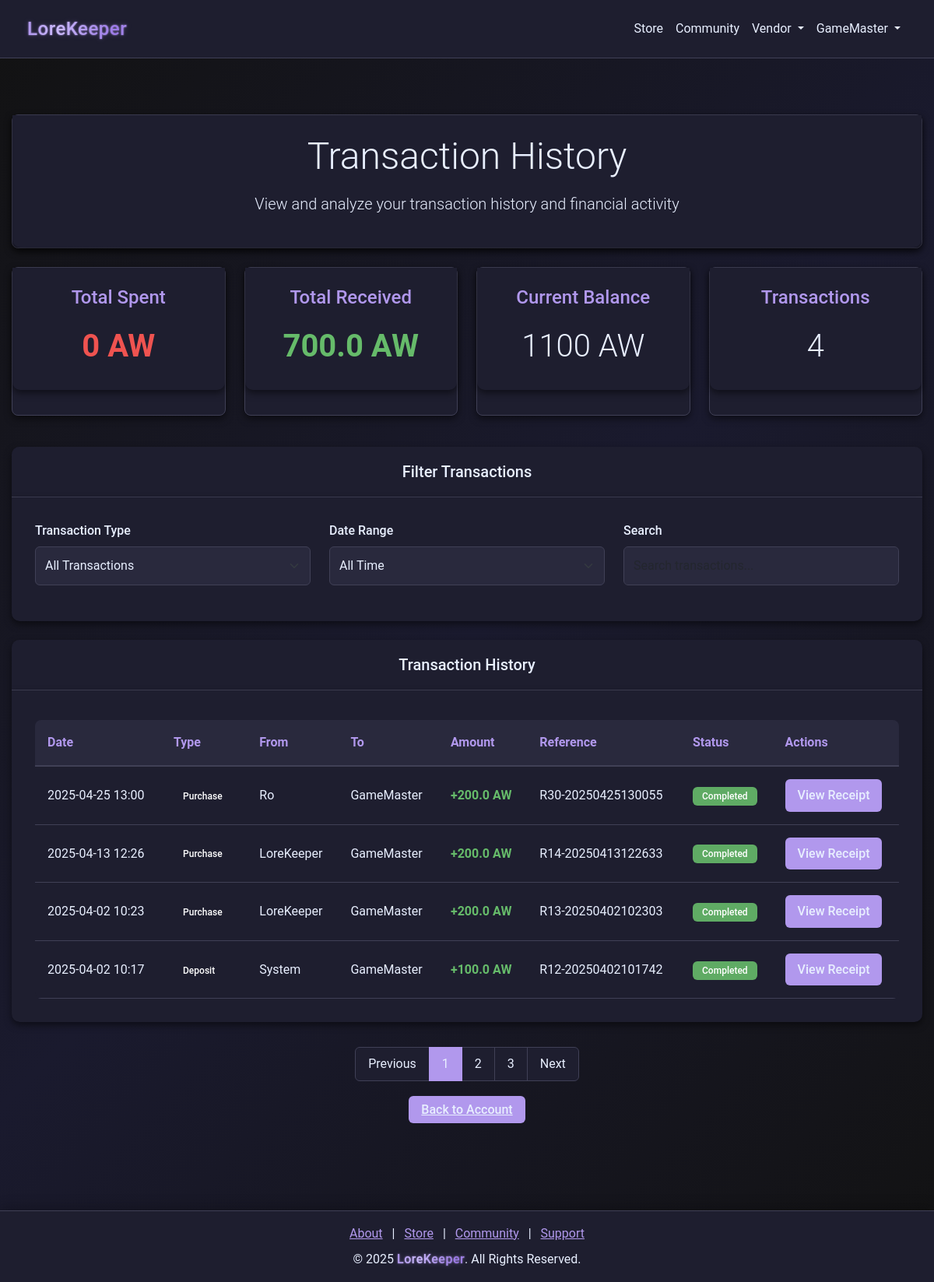
Page /account/transactions (signed in) on the committed database.
### models.py (models this page shows)
class User(db.Model):
    __tablename__ = "users"
    id = db.Column(db.Integer, primary_key=True)
    username = db.Column(db.String(64), nullable=False, index=True)
    email = db.Column(db.String(128), unique=True, nullable=False, index=True)
    password = db.Column(db.String(128), nullable=False)
    bio = db.Column(db.String(256), default="")
    privilege_id = db.Column(db.Integer, db.ForeignKey("privileges.id"), default=1)
    created_at = db.Column(db.DateTime, default=datetime.utcnow)
    status = db.Column(db.String(64), default="Active", index=True)
    balance = db.Column(db.Integer, default=0)
    pending_balance = db.Column(db.Integer, default=0)
    purchases = db.relationship(
        "Purchase", back_populates="user", lazy=True, cascade="all, delete-orphan"
    )
    subscription = db.relationship(
        "Subscription", back_populates="user", lazy=True, cascade="all, delete-orphan"
    )
    received_transactions = db.relationship(
        "Receipt", foreign_keys="Receipt.receiver_id", back_populates="receiver"
    )
    tickets = db.relationship("SupportTicket", back_populates="user")
    responses = db.relationship("SupportTicketResponse", back_populates="responder")
    balance_logs = db.relationship("TransactionLog", back_populates="user")
    game_states = db.relationship("GameState", back_populates="user")
    grindstone_items = db.relationship("GrindStoneItem", back_populates="user")
    community_posts = db.relationship("CommunityPost", back_populates="creator")
    community_replies = db.relationship("CommunityReply", back_populates="creator")

class SystemTransaction(db.Model):
    __tablename__ = "system_transactions"
    id = db.Column(db.Integer, primary_key=True)
    transaction_type = db.Column(db.String(64), nullable=False, index=True)
    sender_id = db.Column(db.Integer, db.ForeignKey("users.id"), nullable=False)
    receiver_id = db.Column(db.Integer, db.ForeignKey("users.id"), nullable=False)
    amount = db.Column(db.Float, nullable=False)
    status = db.Column(db.String(64), default="Pending", index=True)
    created_at = db.Column(db.DateTime, default=datetime.utcnow)
    completed_at = db.Column(db.DateTime, nullable=True)
    reference_code = db.Column(db.String(128), unique=True)
    notes = db.Column(db.Text, nullable=True)

### app.py (the view)
@app.route("/account/transactions", methods=["GET"])
@login_required
def transaction_history():
    if not session.get("user_id"):
        return redirect(url_for("login"))
    user = User.query.get(session.get("user_id"))
    if not user:
        session.clear()
        return redirect(url_for("login"))
    transactions = (
        SystemTransaction.query.filter(
            (SystemTransaction.sender_id == user.id)
            | (SystemTransaction.receiver_id == user.id)
        )
        .order_by(SystemTransaction.created_at.desc())
        .all()
    )
    total_spent = 0
    total_received = 0
    for transaction in transactions:
        if transaction.sender_id > 0:
            sender = User.query.get(transaction.sender_id)
            transaction.sender_name = sender.username if sender else "Unknown"
        else:
            transaction.sender_name = (
                "System" if transaction.sender_id == SYSTEM_ID else "Payment Provider"
            )
        receiver = User.query.get(transaction.receiver_id)
        transaction.receiver_name = receiver.username if receiver else "Unknown"
        if transaction.sender_id == user.id:
            total_spent += transaction.amount
        if transaction.receiver_id == user.id:
            total_received += transaction.amount
        if not transaction.notes:
            if transaction.transaction_type == "DEPOSIT":
                transaction.notes = (
                    f"Deposit of {transaction.amount} AW from payment provider"
                )
            elif transaction.transaction_type == "PURCHASE":
                transaction.notes = f"Purchase transaction of {transaction.amount} AW"
            elif transaction.transaction_type == "TRANSFER":
                if transaction.sender_id == user.id:
                    transaction.notes = f"Transfer of {transaction.amount} AW to {transaction.receiver_name}"
                else:
                    transaction.notes = f"Transfer of {transaction.amount} AW from {transaction.sender_name}"
            elif transaction.transaction_type == "REFUND":
                transaction.notes = f"Refund of {transaction.amount} AW"
            else:
                transaction.notes = f"{transaction.transaction_type} transaction of {transaction.amount} AW"
    return render_template(
        "account_receipt_history.html",
        user=user,
        transactions=transactions,
        total_spent=total_spent,
        total_received=total_received,
        transaction_count=len(transactions),
    )

### app.py (called while the page is built)
@app.after_request
def add_header(response):
    response.headers["Cache-Control"] = "no-store"
    return response

@app.before_request
def before_request():
    try:
        if session.get("user_id"):
            session.permanent = True
        else:
            getCookie()
    except Exception:
        session.clear()

### wrappers.py (called while the page is built)
def login_required(f):
    @wraps(f)
    def decorated_function(*args, **kwargs):
        if not session.get("user_id"):
            flash("You must be logged in to access this page", "warning")
            return redirect(url_for("login"))
        return f(*args, **kwargs)
    return decorated_function

### templates/account_receipt_history.html (shortened to what this page needs)
{% extends "nav_footer_template.html" %}
{% block content %}
<div class="container mt-5 mb-5">
    <div class="admin-card mb-4">
        <div class="card-body text-center">
            <h1 class="display-5 mb-3">Transaction History</h1>
            <p class="lead">View and analyze your transaction history and financial activity</p>
        </div>
    </div>
    <div class="row mb-4">
        <div class="col-md-3 mb-3">
            <div class="admin-card h-100">
                <div class="card-body text-center">
                    <h5 class="card-title">Total Spent</h5>
                    <h2 class="display-6 amount-negative">{{ total_spent }} AW</h2>
                </div>
            </div>
        </div>
        <div class="col-md-3 mb-3">
            <div class="admin-card h-100">
                <div class="card-body text-center">
                    <h5 class="card-title">Total Received</h5>
                    <h2 class="display-6 amount-positive">{{ total_received }} AW</h2>
                </div>
            </div>
        </div>
        <div class="col-md-3 mb-3">
            <div class="admin-card h-100">
                <div class="card-body text-center">
                    <h5 class="card-title">Current Balance</h5>
                    <h2 class="display-6">{{ user.balance }} AW</h2>
                </div>
            </div>
        </div>
        <div class="col-md-3 mb-3">
            <div class="admin-card h-100">
                <div class="card-body text-center">
                    <h5 class="card-title">Transactions</h5>
                    <h2 class="display-6">{{ transaction_count }}</h2>
                </div>
            </div>
        </div>
    </div>
    <div class="card mb-4">
        <div class="card-header">
            <h3 class="card-title h5 mb-0">Filter Transactions</h3>
        </div>
        <div class="card-body admin-form">
            <div class="row">
                <div class="col-md-4 mb-3">
                    <label for="transactionType" class="form-label">Transaction Type</label>
                    <select class="form-select" id="transactionType">
                        <option value="all" selected>All Transactions</option>
                    </select>
                </div>
                <div class="col-md-4 mb-3">
                    <label for="dateRange" class="form-label">Date Range</label>
                    <select class="form-select" id="dateRange">
                        <option value="all" selected>All Time</option>
                    </select>
                </div>
                <div class="col-md-4 mb-3">
                    <label for="searchTransaction" class="form-label">Search</label>
                    <input type="text" class="form-control" id="searchTransaction" placeholder="Search transactions...">
                </div>
            </div>
        </div>
    </div>
    <div class="card mb-4">
        <div class="card-header">
            <h3 class="card-title h5 mb-0">Transaction History</h3>
        </div>
        <div class="card-body">
            <div class="table-responsive">
                <table class="data-table">
                    <thead>
                        <tr>
                            <th>Date</th>
                            <th>Type</th>
                            <th>From</th>
                            <th>To</th>
                            <th>Amount</th>
                            <th>Reference</th>
                            <th>Status</th>
                            <th>Actions</th>
                        </tr>
                    </thead>
                    <tbody>
                        {% for transaction in transactions %}
                        <tr>
                            <td>{{ transaction.created_at.strftime('%Y-%m-%d %H:%M') }}</td>
                            <td>
                                {% if transaction.transaction_type == 'DEPOSIT' %}
                                <span class="badge badge-deposit">Deposit</span>
                                {% elif transaction.transaction_type == 'PURCHASE' %}
                                <span class="badge badge-purchase">Purchase</span>
                                {% elif transaction.transaction_type == 'TRANSFER' %}
                                <span class="badge badge-transfer">Transfer</span>
                                {% elif transaction.transaction_type == 'REFUND' %}
                                <span class="badge badge-refund">Refund</span>
                                {% else %}
                                <span class="badge bg-secondary">{{ transaction.transaction_type }}</span>
                                {% endif %}
                            </td>
                            <td>{{ transaction.sender_name }}</td>
                            <td>{{ transaction.receiver_name }}</td>
                            <td>
                                {% if transaction.sender_id == user.id %}
                                <span class="amount-negative">-{{ transaction.amount }} AW</span>
                                {% else %}
                                <span class="amount-positive">+{{ transaction.amount }} AW</span>
                                {% endif %}
                            </td>
                            <td>{{ transaction.reference_code if transaction.reference_code else 'N/A' }}</td>
                            <td>
                                <span class="badge {% if transaction.status == 'Completed' %}bg-success{% else %}bg-warning{% endif %}">
                                    {{ transaction.status }}
                                </span>
                            </td>
                            <td>
                                <button class="admin-btn admin-btn-primary" data-bs-toggle="modal" data-bs-target="#receiptModal"
                                    data-id="{{ transaction.id }}"
                                    data-ref="{{ transaction.reference_code if transaction.reference_code else 'N/A' }}"
                                    data-type="{{ transaction.transaction_type }}"
                                    data-amount="{{ transaction.amount }}"
                                    data-date="{{ transaction.created_at.strftime('%Y-%m-%d %H:%M') }}"
                                    data-sender="{{ transaction.sender_name }}"
                                    data-receiver="{{ transaction.receiver_name }}"
                                    data-status="{{ transaction.status }}"
                                    data-notes="{{ transaction.notes if transaction.notes else 'No additional notes' }}">
                                    View Receipt
                                </button>
                            </td>
                        </tr>
                        {% endfor %}
                    </tbody>
                </table>
            </div>
        </div>
    </div>
    <nav aria-label="Transaction history pagination">
        <ul class="pagination justify-content-center">
            <li class="page-item disabled">
                <a class="page-link" href="#" tabindex="-1" aria-disabled="true">Previous</a>
            </li>
            <li class="page-item active"><a class="page-link" href="#">1</a></li>
            <li class="page-item"><a class="page-link" href="#">2</a></li>
            <li class="page-item"><a class="page-link" href="#">3</a></li>
            <li class="page-item">
                <a class="page-link" href="#">Next</a>
            </li>
        </ul>
    </nav>
    <div class="text-center mt-4 mb-5">
        <a href="/account" class="admin-btn admin-btn-primary">Back to Account</a>
    </div>
</div>
{% endblock %}

### templates/nav_footer_template.html (shortened to what this page needs)
<!doctype html>
<html lang="en">
  <head>
    <link
      href="https://cdn.jsdelivr.net/npm/bootstrap@5.3.0-alpha3/dist/css/bootstrap.min.css"
      rel="stylesheet"
    />
    <link
      rel="stylesheet"
      href="https://cdnjs.cloudflare.com/ajax/libs/font-awesome/6.0.0/css/all.min.css"
    />
    <link
      href="{{ url_for('static', filename='css/style.css') }}"
      rel="stylesheet"
    />
  </head>
  <body>
    <nav class="navbar navbar-expand-lg navbar-dark">
      <div class="container">
        <a class="navbar-brand glow" href="/">LoreKeeper</a>
        <div class="collapse navbar-collapse" id="navbarNav">
          <ul class="navbar-nav ms-auto">
            <li class="nav-item">
              <a
                class="nav-link {{ 'active' if request.path == '/store' }}"
                href="/store"
                >Store</a
              >
            </li>
            <li class="nav-item">
              <a
                class="nav-link {{ 'active' if request.path.startswith('/taverns') }}"
                href="/taverns"
                >Community</a
              >
            </li>
            {% if session.get('user_id') %}
            {% if session.get('privilege_id') == 2 or
            session.get('privilege_id') == 999 %}
            <li class="nav-item dropdown">
              <a
                class="nav-link dropdown-toggle"
                href="#"
                id="vendorDropdown"
                role="button"
                data-bs-toggle="dropdown"
                aria-expanded="false"
              >
                Vendor
              </a>
            </li>
            {% endif %}
            <li class="nav-item dropdown">
              <a
                class="nav-link dropdown-toggle"
                href="#"
                id="userDropdown"
                role="button"
                data-bs-toggle="dropdown"
                aria-expanded="false"
              >
                {{ session['username'] }}
              </a>
            </li>
            {% endif %}
          </ul>
        </div>
      </div>
    </nav>
    <div class="content-wrapper">{% block content %}{% endblock %}</div>
    <footer class="text-center text-light py-3">
      <div class="container">
        <div class="footer-links mb-2">
          <a href="/about" class="mx-2">About</a> |
          <a href="/store" class="mx-2">Store</a> |
          <a href="/taverns" class="mx-2">Community</a> |
          <a href="/support" class="mx-2">Support</a>
        </div>
        <p class="mb-0">
          © 2025 <span class="glow">LoreKeeper</span>. All Rights Reserved.
        </p>
      </div>
    </footer>
  </body>
</html>

### rows in the picture
User: username "GameMaster", balance "1100"
SystemTransaction: transaction_type "Purchase"
SystemTransaction: transaction_type "Purchase"
SystemTransaction: transaction_type "Purchase"
SystemTransaction: transaction_type "Deposit"

### other values in the picture
{{ total_spent }} "0"
{{ total_received }} "700.0"
{{ transaction_count }} "4"
